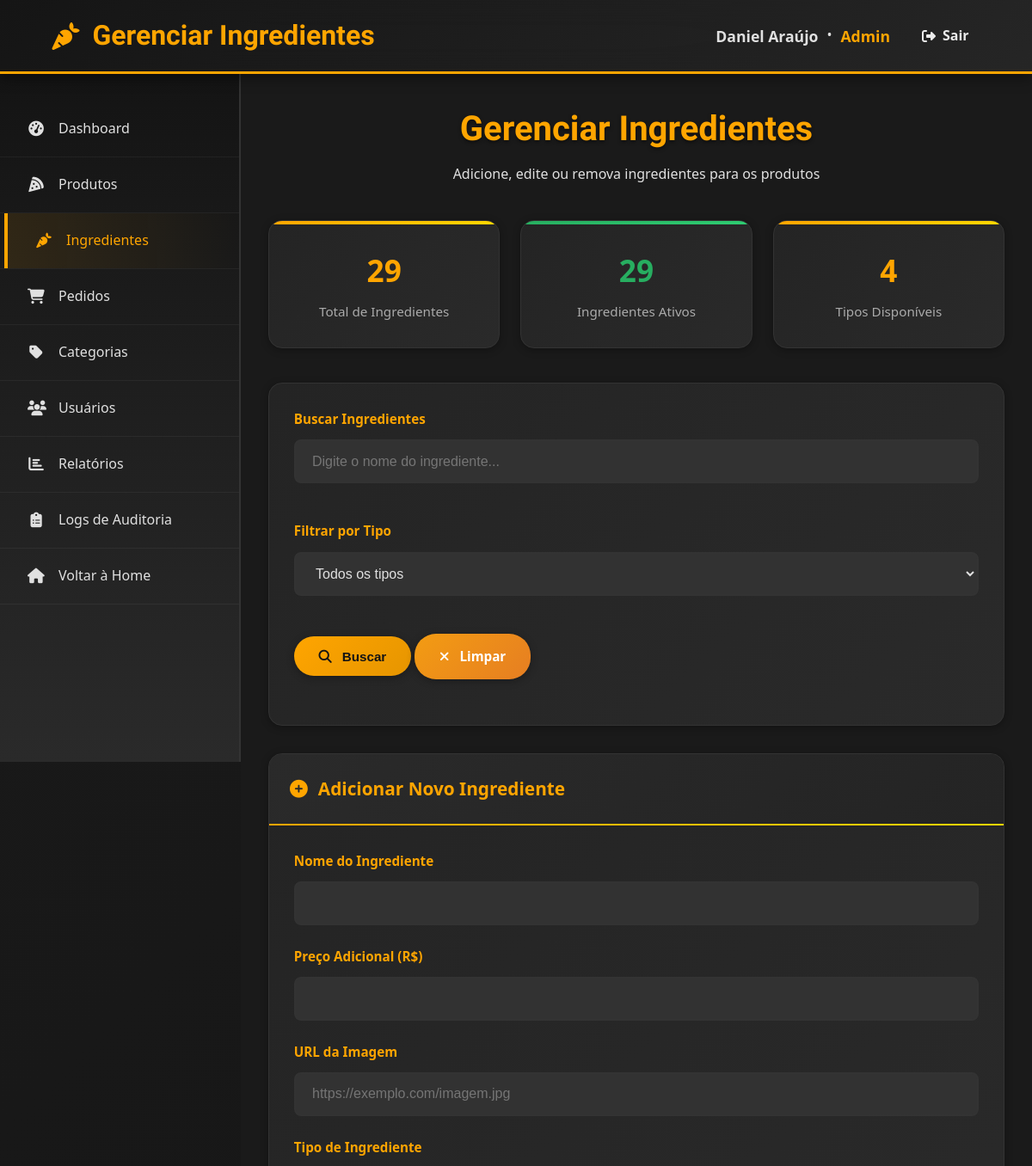
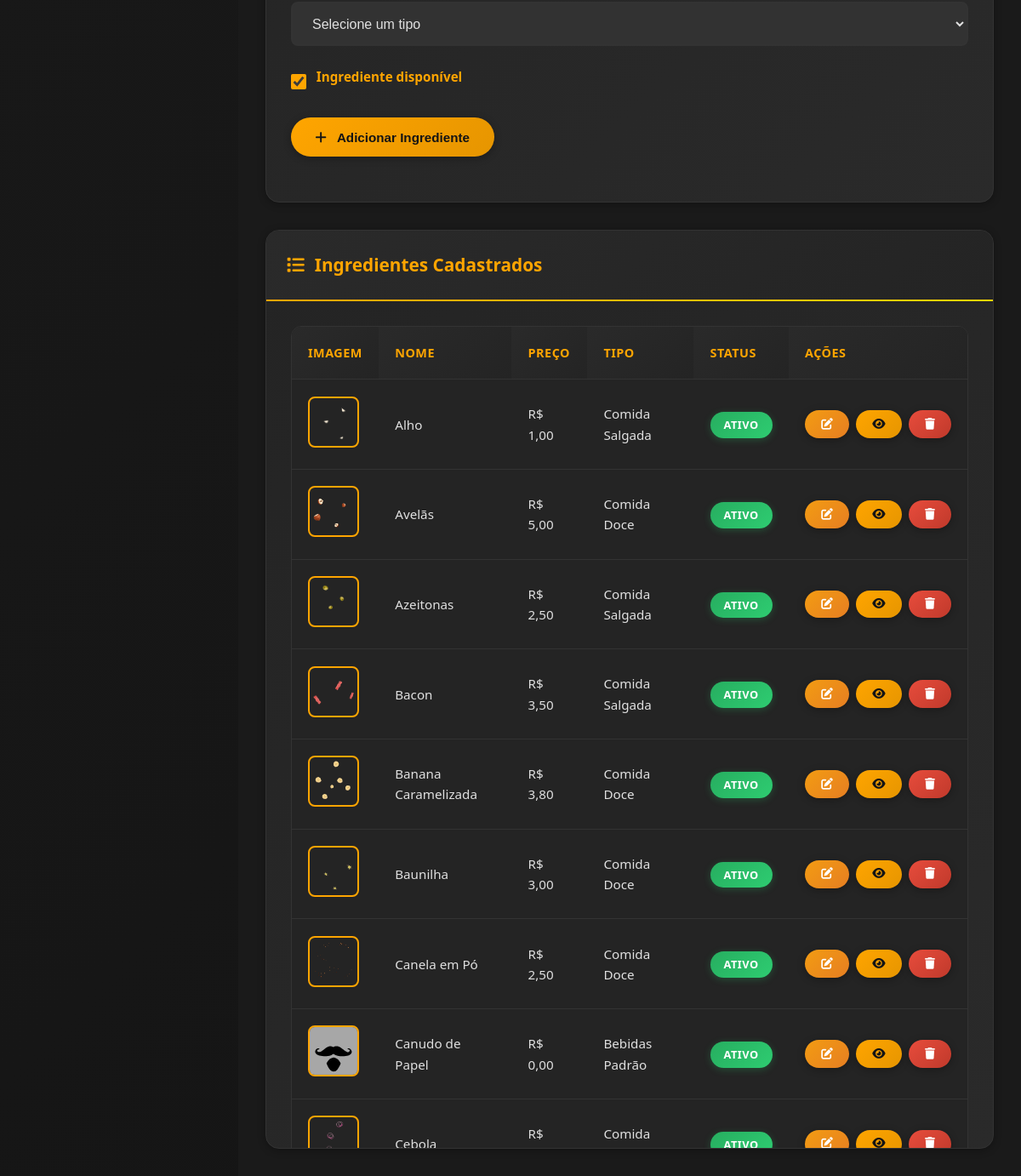
The page /restrito/funcionario/ingredientes.php (signed in) on the database its author committed (2 pictures, top to bottom).
### tables this page shows
CREATE TABLE ingredientes (
    id 				INT NOT NULL AUTO_INCREMENT PRIMARY KEY,
    tipo_id         INT NOT NULL,
	nome 			VARCHAR(64) NOT NULL,
    quantidade		INT NOT NULL DEFAULT 1,
    preco 			DECIMAL(5, 2) NOT NULL,
    imagem 			VARCHAR(255),
    disponivel 		BOOLEAN DEFAULT TRUE,

    FOREIGN KEY (tipo_id) REFERENCES tipos_categoria (id)
);

CREATE TABLE tipos_categoria (
	id				INT NOT NULL AUTO_INCREMENT PRIMARY KEY,
    nome			VARCHAR(45)
);

### restrito/funcionario/ingredientes.php (the view, shortened to what this page needs)
<?php
include "../conexao.php";
$busca = isset($_GET['busca']) ? $_GET['busca'] : '';
$sql_ingredientes = "SELECT i.*, t.nome as tipo_nome
                     FROM ingredientes i
                     LEFT JOIN tipos_categoria t ON i.tipo_id = t.id
                     WHERE 1=1";
$sql_ingredientes .= " ORDER BY i.nome";
$stmt = mysqli_prepare($conn, $sql_ingredientes);
mysqli_stmt_execute($stmt);
$result_ingredientes = mysqli_stmt_get_result($stmt);
$ingredientes = mysqli_fetch_all($result_ingredientes, MYSQLI_ASSOC);
$sql_tipos = "SELECT * FROM tipos_categoria ORDER BY nome";
$result_tipos = mysqli_query($conn, $sql_tipos);
$tipos = mysqli_fetch_all($result_tipos, MYSQLI_ASSOC);
$sql_ativos = "SELECT COUNT(*) as total FROM ingredientes WHERE disponivel = 1";
$result_ativos = mysqli_query($conn, $sql_ativos);
$ativos = mysqli_fetch_assoc($result_ativos)['total'];
?>
<!DOCTYPE html>
<html lang="pt-BR">
<head>
    <link rel="stylesheet" href="https://cdnjs.cloudflare.com/ajax/libs/font-awesome/6.0.0/css/all.min.css">
    <link rel="stylesheet" href="../assets/css/funcionario.css">
</head>
<body>
    <header class="admin-header">
        <nav class="admin-nav">
            <div class="admin-logo">
                <h1><i class="fa-solid fa-carrot"></i> Gerenciar Ingredientes</h1>
            </div>
            <div class="admin-user">
                <div class="admin-user-info">
                    <div class="admin-user-name"><?php echo htmlspecialchars($_SESSION['nome']); ?></div>
                    &bull;
                    <div class="admin-user-role"><?php echo htmlspecialchars($_SESSION['class_nome']); ?></div>
                </div>
                <a href="../../logout.php" class="logout-btn">
                    <i class="fas fa-sign-out-alt"></i> Sair
                </a>
            </div>
        </nav>
    </header>
    <div class="admin-container">
        <aside class="admin-sidebar">
            <ul class="admin-menu">
                <li><a href="index.php"><i class="fas fa-tachometer-alt"></i> Dashboard</a></li>
                <li><a href="produtos.php"><i class="fas fa-pizza-slice"></i> Produtos</a></li>
                <li><a href="#" class="active"><i class="fas fa-carrot"></i> Ingredientes</a></li>
                <li><a href="pedidos.php"><i class="fas fa-shopping-cart"></i> Pedidos</a></li>
                <li><a href="categorias.php"><i class="fas fa-tag"></i> Categorias</a></li>
                <li><a href="usuarios.php"><i class="fas fa-users"></i> Usuários</a></li>
                <li><a href="relatorios.php"><i class="fas fa-chart-bar"></i> Relatórios</a></li>
                <li><a href="logs_auditoria.php"><i class="fas fa-clipboard-list"></i> Logs de Auditoria</a></li>
                <li><a href="../index.php"><i class="fas fa-home"></i> Voltar à Home</a></li>
            </ul>
        </aside>
        <main class="admin-content">
            <div class="page-header">
                <div>
                    <h1 class="page-title">Gerenciar Ingredientes</h1>
                    <p>Adicione, edite ou remova ingredientes para os produtos</p>
                </div>
            </div>
            <div class="stats-cards">
                <div class="stat-card">
                    <span class="stat-number"><?php echo count($ingredientes); ?></span>
                    <span class="stat-label">Total de Ingredientes</span>
                </div>
                <div class="stat-card success">
                    <span class="stat-number"><?php echo $ativos; ?></span>
                    <span class="stat-label">Ingredientes Ativos</span>
                </div>
                <div class="stat-card">
                    <span class="stat-number"><?php echo count($tipos); ?></span>
                    <span class="stat-label">Tipos Disponíveis</span>
                </div>
            </div>
            <section class="filters-section">
                <form method="GET" class="filters-form">
                    <div class="form-group">
                        <label for="busca">Buscar Ingredientes</label>
                        <input type="text" class="form-control" id="busca" name="busca"
                               value="<?php echo htmlspecialchars($busca); ?>"
                               placeholder="Digite o nome do ingrediente...">
                    </div>
                    <div class="form-group">
                        <label for="tipo">Filtrar por Tipo</label>
                        <select class="form-control" id="tipo" name="tipo">
                            <option value="">Todos os tipos</option>
                        </select>
                    </div>
                    <div class="form-group">
                        <button type="submit" class="btn btn-primary">
                            <i class="fas fa-search"></i> Buscar
                        </button>
                        <a href="ingredientes.php" class="btn btn-warning">
                            <i class="fas fa-times"></i> Limpar
                        </a>
                    </div>
                </form>
            </section>
            <div class="admin-sections">
                <section class="section-card">
                    <div class="section-header">
                        <h2><i class="fas fa-plus-circle"></i>
                            <span id="formTitle">Adicionar Novo Ingrediente</span>
                        </h2>
                    </div>
                    <div class="section-content">
                        <form method="POST" id="ingredienteForm">
                            <div class="form-group">
                                <label for="nome">Nome do Ingrediente</label>
                                <input type="text" class="form-control" id="nome" name="nome" required>
                            </div>
                            <div class="form-group">
                                <label for="preco">Preço Adicional (R$)</label>
                                <input type="number" class="form-control" id="preco" name="preco" step="0.01" min="0" required>
                            </div>
                            <div class="form-group">
                                <label for="imagem">URL da Imagem</label>
                                <input type="text" class="form-control" id="imagem" name="imagem" placeholder="https://exemplo.com/imagem.jpg">
                            </div>
                            <div class="form-group">
                                <label for="tipo_id">Tipo de Ingrediente</label>
                                <select class="form-control" id="tipo_id" name="tipo_id" required>
                                    <option value="">Selecione um tipo</option>
                                </select>
                            </div>
                            <div class="form-group">
                                <div class="checkbox-group">
                                    <input type="checkbox" id="disponivel" name="disponivel" value="1" checked>
                                    <label for="disponivel">Ingrediente disponível</label>
                                </div>
                            </div>
                            <div class="form-group">
                                <button type="submit" name="adicionar_ingrediente" class="btn btn-primary" id="submitBtn">
                                    <i class="fas fa-plus"></i> Adicionar Ingrediente
                                </button>
                            </div>
                        </form>
                    </div>
                </section>
                <section class="section-card">
                    <div class="section-header">
                        <h2><i class="fas fa-list"></i> Ingredientes Cadastrados</h2>
                    </div>
                    <div class="section-content">
                        <div class="table-container">
                            <table>
                                <thead>
                                    <tr>
                                        <th>Imagem</th>
                                        <th>Nome</th>
                                        <th>Preço</th>
                                        <th>Tipo</th>
                                        <th>Status</th>
                                        <th>Ações</th>
                                    </tr>
                                </thead>
                                <tbody>
                                    <?php foreach ($ingredientes as $ingrediente): ?>
                                        <tr>
                                            <td>
                                                <?php if ($ingrediente['imagem']): ?>
                                                    <img src="<?php echo htmlspecialchars($ingrediente['imagem']); ?>"
                                                         alt="<?php echo htmlspecialchars($ingrediente['nome']); ?>"
                                                         class="product-image"
                                                         onerror="this.src='../assets/placeholder.svg'">
                                                <?php else: ?>
                                                    <img src="../assets/placeholder.svg"
                                                         alt="Sem imagem"
                                                         class="product-image">
                                                <?php endif; ?>
                                            </td>
                                            <td><?php echo htmlspecialchars($ingrediente['nome']); ?></td>
                                            <td>R$ <?php echo number_format($ingrediente['preco'], 2, ',', '.'); ?></td>
                                            <td><?php echo htmlspecialchars($ingrediente['tipo_nome']); ?></td>
                                            <td>
                                                <span class="status-badge <?php echo $ingrediente['disponivel'] ? 'status-active' : 'status-inactive'; ?>">
                                                    <?php echo $ingrediente['disponivel'] ? 'Ativo' : 'Inativo'; ?>
                                                </span>
                                            </td>
                                            <td>
                                                <div class="actions">
                                                    <button class="btn btn-warning btn-sm"
                                                            onclick="editarIngrediente(<?php echo $ingrediente['id']; ?>)"
                                                            title="Editar">
                                                        <i class="fas fa-edit"></i>
                                                    </button>
                                                    <button class="btn btn-primary btn-sm"
                                                            onclick="visualizarIngrediente(<?php echo $ingrediente['id']; ?>)"
                                                            title="Visualizar">
                                                        <i class="fas fa-eye"></i>
                                                    </button>
                                                    <button class="btn btn-danger btn-sm"
                                                            onclick="confirmarExclusao(<?php echo $ingrediente['id']; ?>, '<?php echo htmlspecialchars($ingrediente['nome']); ?>')"
                                                            title="Excluir">
                                                        <i class="fas fa-trash"></i>
                                                    </button>
                                                </div>
                                            </td>
                                        </tr>
                                    <?php endforeach; ?>
                                </tbody>
                            </table>
                        </div>
                    </div>
                </section>
            </div>
        </main>
    </div>
</body>
</html>

### rows shown on the page
ingredientes: imagem (picture), nome "Alho", preco "1,00", tipo.nome "Comida Salgada", disponivel "ATIVO"
ingredientes: imagem (picture), nome "Avelãs", preco "5,00", tipo.nome "Comida Doce", disponivel "ATIVO"
ingredientes: imagem (picture), nome "Azeitonas", preco "2,50", tipo.nome "Comida Salgada", disponivel "ATIVO"
ingredientes: imagem (picture), nome "Bacon", preco "3,50", tipo.nome "Comida Salgada", disponivel "ATIVO"
ingredientes: imagem (picture), nome "Banana Caramelizada", preco "3,80", tipo.nome "Comida Doce", disponivel "ATIVO"
ingredientes: imagem (picture), nome "Baunilha", preco "3,00", tipo.nome "Comida Doce", disponivel "ATIVO"
ingredientes: imagem (picture), nome "Canela em Pó", preco "2,50", tipo.nome "Comida Doce", disponivel "ATIVO"
ingredientes: imagem (placeholder picture), nome "Canudo de Papel", preco "0,00", tipo.nome "Bebidas Padrão", disponivel "ATIVO"
ingredientes: imagem (picture), nome "Cebola", tipo.nome "Comida…", disponivel "ATIVO"

### other values the page prints
$_SESSION['nome'] "Daniel Araújo"
$_SESSION['class_nome'] "Admin"
count($ingredientes) "29"
$ativos "29"
count($tipos) "4"
